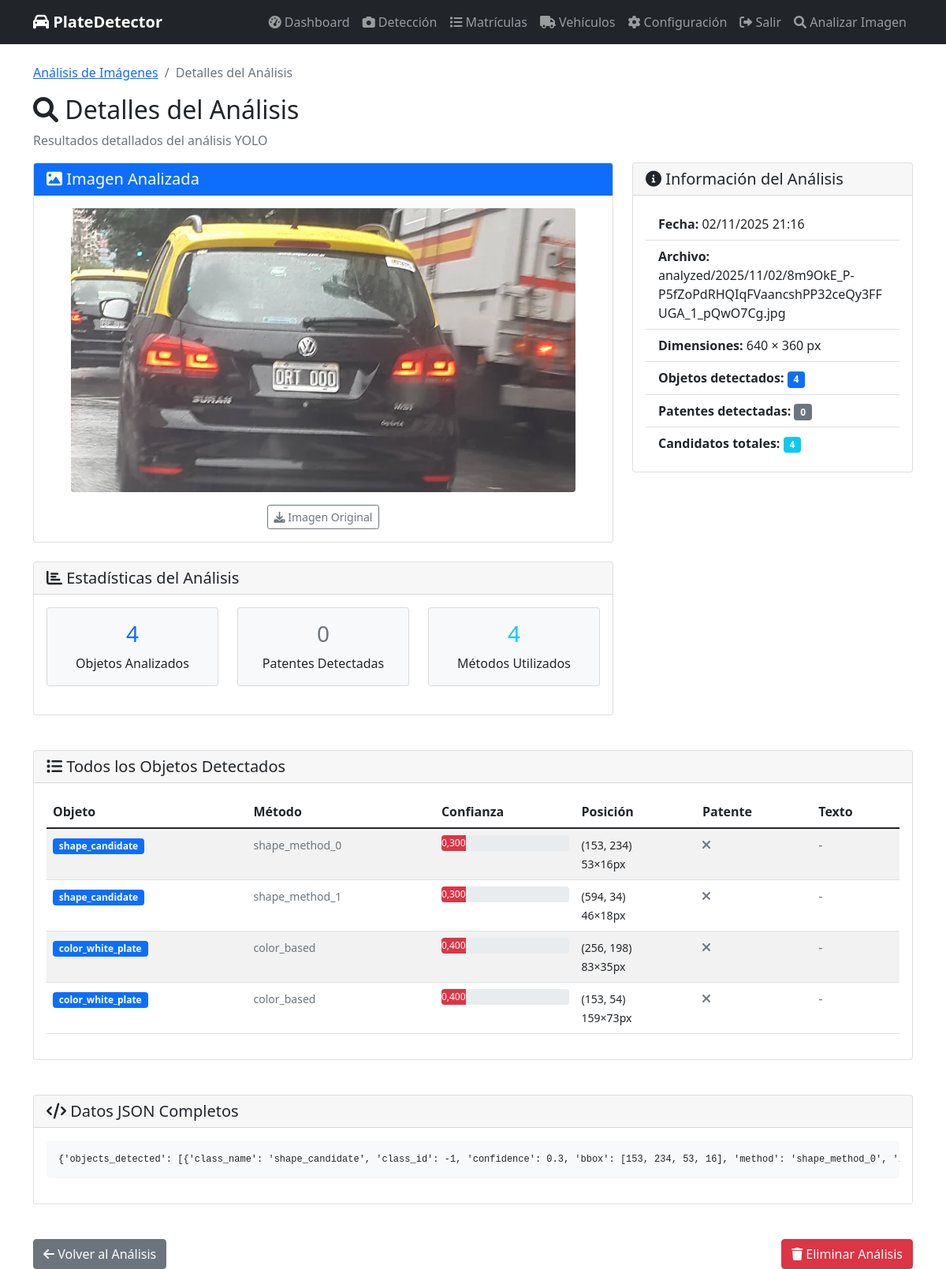
Screenshot of /analysis/470/ (signed in) with the database file from the repository.
### plate_detector/models.py (models this page shows, shortened)
class ImageAnalysis(models.Model):
    image = models.ImageField(upload_to=analyzed_image_path)
    uploaded_at = models.DateTimeField(auto_now_add=True)
    analysis_result = models.JSONField(default=dict, blank=True)  # Para guardar resultados de YOLO
    plate_detected = models.BooleanField(default=False)
    detected_plate = models.CharField(max_length=20, blank=True, null=True)
    confidence = models.FloatField(default=0.0)
    class Meta:
        ordering = ['-uploaded_at']
        verbose_name_plural = "Image Analyses"

### plate_detector/views.py (the view)
# urls.py: path('analysis/<int:analysis_id>/', views.analysis_detail_view, name='analysis_detail'),
@login_required
def analysis_detail_view(request, analysis_id):
    try:
        analysis = ImageAnalysis.objects.get(id=analysis_id)
        image_url = analysis.image.url
        annotated_url = image_url.replace('.jpg', '_annotated.jpg')
        annotated_url = annotated_url.replace('.jpeg', '_annotated.jpeg')
        annotated_url = annotated_url.replace('.png', '_annotated.png')
        context = {
            'analysis': analysis,
            'objects_detected': analysis.analysis_result.get('objects_detected', []),
            'license_plates': analysis.analysis_result.get('license_plates', []),
            'image_info': analysis.analysis_result.get('image_info', {}),
            'analysis_result': analysis.analysis_result,
            'annotated_image_url': annotated_url
        }
        return render(request, 'analysis_detail.html', context)
    except ImageAnalysis.DoesNotExist:
        messages.error(request, 'Análisis no encontrado')
        return redirect('image_analysis')

### plate_detector/templates/analysis_detail.html (shortened to what this page needs)
{% extends 'base.html' %}
{% load static %}
{% block content %}
<div class="row">
    <div class="col-md-12">
        <nav aria-label="breadcrumb">
            <ol class="breadcrumb">
                <li class="breadcrumb-item"><a href="{% url 'image_analysis' %}">Análisis de Imágenes</a></li>
                <li class="breadcrumb-item active">Detalles del Análisis</li>
            </ol>
        </nav>
        <h2><i class="fas fa-search"></i> Detalles del Análisis</h2>
        <p class="text-muted">Resultados detallados del análisis YOLO</p>
    </div>
</div>
<div class="row">
    <div class="col-md-8">
        <div class="card">
            <div class="card-header bg-primary text-white">
                <h5 class="mb-0"><i class="fas fa-image"></i> Imagen Analizada</h5>
            </div>
            <div class="card-body text-center">
                <img src="{{ analysis.image.url }}" class="img-fluid rounded" alt="Imagen analizada"
                     style="max-height: 500px;">
                <div class="mt-3">
                    <a href="{{ analysis.image.url }}" target="_blank" class="btn btn-outline-secondary btn-sm">
                        <i class="fas fa-download"></i> Imagen Original
                    </a>
                </div>
            </div>
        </div>
        <div class="card mt-4">
            <div class="card-header">
                <h5 class="mb-0"><i class="fas fa-chart-bar"></i> Estadísticas del Análisis</h5>
            </div>
            <div class="card-body">
                <div class="row text-center">
                    <div class="col-md-4">
                        <div class="card bg-light">
                            <div class="card-body">
                                <h3 class="text-primary">{{ objects_detected|length }}</h3>
                                <p class="mb-0">Objetos Analizados</p>
                            </div>
                        </div>
                    </div>
                    <div class="col-md-4">
                        <div class="card bg-light">
                            <div class="card-body">
                                <h3 class="{% if analysis.plate_detected %}text-success{% else %}text-secondary{% endif %}">
                                    {{ license_plates|length }}
                                </h3>
                                <p class="mb-0">Patentes Detectadas</p>
                            </div>
                        </div>
                    </div>
                    <div class="col-md-4">
                        <div class="card bg-light">
                            <div class="card-body">
                                <h3 class="text-info">{{ analysis_result.scan_methods_used|length }}</h3>
                                <p class="mb-0">Métodos Utilizados</p>
                            </div>
                        </div>
                    </div>
                </div>
            </div>
        </div>
    </div>
    <div class="col-md-4">
        <div class="card">
            <div class="card-header">
                <h5 class="mb-0"><i class="fas fa-info-circle"></i> Información del Análisis</h5>
            </div>
            <div class="card-body">
                <div class="list-group list-group-flush">
                    <div class="list-group-item">
                        <strong>Fecha:</strong> {{ analysis.uploaded_at|date:"d/m/Y H:i" }}
                    </div>
                    <div class="list-group-item">
                        <strong>Archivo:</strong> {{ analysis.image.name }}
                    </div>
                    <div class="list-group-item">
                        <strong>Dimensiones:</strong> {{ image_info.width }} × {{ image_info.height }} px
                    </div>
                    <div class="list-group-item">
                        <strong>Objetos detectados:</strong>
                        <span class="badge bg-primary">{{ objects_detected|length }}</span>
                    </div>
                    <div class="list-group-item">
                        <strong>Patentes detectadas:</strong>
                        {% if analysis.plate_detected %}
                            <span class="badge bg-success">{{ license_plates|length }}</span>
                        {% else %}
                            <span class="badge bg-secondary">0</span>
                        {% endif %}
                    </div>
                    <div class="list-group-item">
                        <strong>Candidatos totales:</strong>
                        <span class="badge bg-info">{{ analysis_result.total_candidates }}</span>
                    </div>
                </div>
            </div>
        </div>
    </div>
</div>
<div class="row mt-4">
    <div class="col-md-12">
        <div class="card">
            <div class="card-header">
                <h5 class="mb-0"><i class="fas fa-list"></i> Todos los Objetos Detectados</h5>
            </div>
            <div class="card-body">
                {% if objects_detected %}
                <div class="table-responsive">
                    <table class="table table-striped">
                        <thead>
                            <tr>
                                <th>Objeto</th>
                                <th>Método</th>
                                <th>Confianza</th>
                                <th>Posición</th>
                                <th>Patente</th>
                                <th>Texto</th>
                            </tr>
                        </thead>
                        <tbody>
                            {% for obj in objects_detected %}
                            <tr>
                                <td>
                                    <span class="badge {% if obj.is_license_plate %}bg-success{% else %}bg-primary{% endif %}">
                                        {{ obj.class_name }}
                                    </span>
                                </td>
                                <td>
                                    <small class="text-muted">{{ obj.method }}</small>
                                </td>
                                <td>
                                    <div class="progress" style="height: 20px;">
                                        <div class="progress-bar {% if obj.confidence > 0.7 %}bg-success{% elif obj.confidence > 0.4 %}bg-warning{% else %}bg-danger{% endif %}"
                                             style="width: {{ obj.confidence|floatformat:2 }}%">
                                            {{ obj.confidence|floatformat:3 }}
                                        </div>
                                    </div>
                                </td>
                                <td>
                                    <small>({{ obj.bbox.0 }}, {{ obj.bbox.1 }})</small><br>
                                    <small>{{ obj.bbox.2 }}×{{ obj.bbox.3 }}px</small>
                                </td>
                                <td>
                                    {% if obj.is_license_plate %}
                                        <i class="fas fa-check text-success"></i>
                                    {% else %}
                                        <i class="fas fa-times text-secondary"></i>
                                    {% endif %}
                                </td>
                                <td>
                                    {% if obj.plate_text %}
                                        <code>{{ obj.plate_text }}</code><br>
                                        <small>Conf: {{ obj.plate_confidence|floatformat:3 }}</small>
                                    {% else %}
                                        <span class="text-muted">-</span>
                                    {% endif %}
                                </td>
                            </tr>
                            {% endfor %}
                        </tbody>
                    </table>
                </div>
                {% else %}
                <div class="text-center py-4">
                    <i class="fas fa-search fa-3x text-muted mb-3"></i>
                    <p class="text-muted">No se detectaron objetos en esta imagen</p>
                </div>
                {% endif %}
            </div>
        </div>
    </div>
</div>
<div class="row mt-4">
    <div class="col-md-12">
        <div class="card">
            <div class="card-header">
                <h5 class="mb-0"><i class="fas fa-code"></i> Datos JSON Completos</h5>
            </div>
            <div class="card-body">
                <pre style="background: #f8f9fa; padding: 15px; border-radius: 5px; overflow-x: auto; max-height: 400px; font-size: 12px;"><code>{{ analysis.analysis_result }}</code></pre>
            </div>
        </div>
    </div>
</div>
<div class="row mt-4">
    <div class="col-md-12">
        <div class="d-flex justify-content-between">
            <a href="{% url 'image_analysis' %}" class="btn btn-secondary">
                <i class="fas fa-arrow-left"></i> Volver al Análisis
            </a>
            <div>
                <a href="{% url 'delete_analysis' analysis.id %}" class="btn btn-danger"
                   onclick="return confirm('¿Eliminar este análisis?')">
                    <i class="fas fa-trash"></i> Eliminar Análisis
                </a>
            </div>
        </div>
    </div>
</div>
{% endblock %}

### plate_detector/templates/base.html (style rules this page uses)
.card { margin-bottom: 20px; }

### rows the page displays
ImageAnalysis: image (picture), uploaded_at "02/11/2025 21:16", image.name "analyzed/2025/11/02/8m9OkE_P-P5fZoPdRHQIqFVaancshPP32ceQy3FFUGA_1_pQwO7Cg.jpg", analysis_result "{'objects_detected': [{'class_name': 'shape_candidate', 'class_id': -1, 'confidence': 0.3, 'bbox': [153, 234, 53, 16], 'method': 'shape_method_0',…"

### other values shown
{{ objects_detected|length }} "4"
{{ license_plates|length }} "0"
{{ analysis_result.scan_methods_used|length }} "4"
{{ image_info.width }} "640"
{{ image_info.height }} "360"
{{ analysis_result.total_candidates }} "4"
{{ obj.class_name }} "shape_candidate" "shape_candidate" "color_white_plate" "color_white_plate"
{{ obj.method }} "shape_method_0" "shape_method_1" "color_based" "color_based"
{{ obj.confidence|floatformat:3 }} "0,300" "0,300" "0,400" "0,400"
{{ obj.bbox.0 }} "153" "594" "256" "153"
{{ obj.bbox.1 }} "234" "34" "198" "54"
{{ obj.bbox.2 }} "53" "46" "83" "159"
{{ obj.bbox.3 }} "16" "18" "35" "73"
